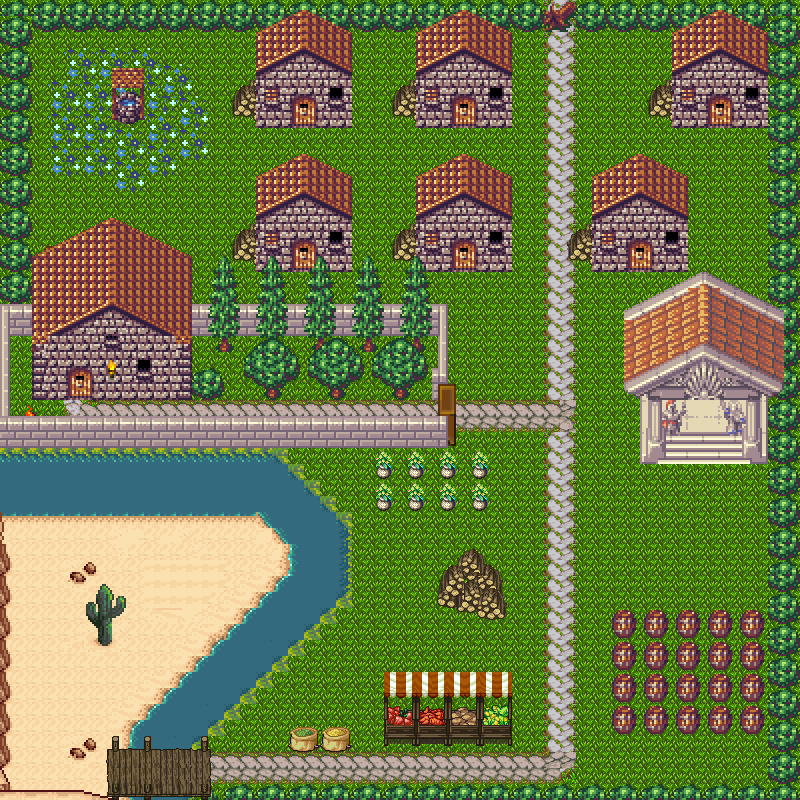

A level layout from a 2D game, rendered from its tile map. Below: a short description, then the map file with tile-grid data replaced by summaries:
An orthogonal 50x50 tile map with 16x16 px tiles, 9 tile layers (suelo, primerNivel, murallasTraseras, segundoNivel, ...), 1 hidden layer not drawn, 9 tilesets.

<map version="1.2" tiledversion="1.3.1" orientation="orthogonal" renderorder="left-down" compressionlevel="0" width="50" height="50" tilewidth="16" tileheight="16" infinite="0" nextlayerid="13" nextobjectid="1">
 <tileset firstgid="1" source="../atlas/town_forest_tiles.tsx" />
 <tileset firstgid="441" source="../atlas/desert.tsx" />
 <tileset firstgid="1689" source="../atlas/sewer_1.tsx" />
 <tileset firstgid="3737" source="../atlas/tilesetformattedupdate1.tsx" />
 <tileset firstgid="4601" source="../atlas/classical_temple_tiles.tsx" />
 <tileset firstgid="12793" source="../atlas/town_snow.tsx" />
 <tileset firstgid="12913" source="../atlas/cave.tsx" />
 <tileset firstgid="14961" source="../atlas/PathAndObjects.tsx" />
 <tileset firstgid="15985" source="../atlas/16oga.tsx" />
 <layer id="3" name="suelo" width="50" height="50">
  <data>[2500 cells, 2500 non-empty, 96 distinct tile ids]</data>
 </layer>
 <layer id="4" name="primerNivel" width="50" height="50">
  <data>[2500 cells, 768 non-empty, 172 distinct tile ids]</data>
 </layer>
 <layer id="8" name="murallasTraseras" width="50" height="50">
  <data>[2500 cells, 41 non-empty, 14 distinct tile ids]</data>
 </layer>
 <layer id="5" name="segundoNivel" width="50" height="50">
  <data>[2500 cells, 323 non-empty, 117 distinct tile ids]</data>
 </layer>
 <layer id="9" name="estanteria" width="50" height="50">
  <data>[2500 cells, 26 non-empty, 26 distinct tile ids]</data>
 </layer>
 <layer id="10" name="puertaAbierta" width="50" height="50" visible="0">
  <data>[2500 cells, 4 non-empty, 4 distinct tile ids]</data>
 </layer>
 <layer id="6" name="fachadas" width="50" height="50">
  <data>[2500 cells, 253 non-empty, 67 distinct tile ids]</data>
 </layer>
 <layer id="12" name="techoTemplo" width="50" height="50">
  <data>[2500 cells, 59 non-empty, 34 distinct tile ids]</data>
 </layer>
 <layer id="7" name="techo" width="50" height="50">
  <data>[2500 cells, 285 non-empty, 76 distinct tile ids]</data>
 </layer>
 <layer id="11" name="adornos superiores" width="50" height="50">
  <data>[2500 cells, 12 non-empty, 12 distinct tile ids]</data>
 </layer>
</map>
